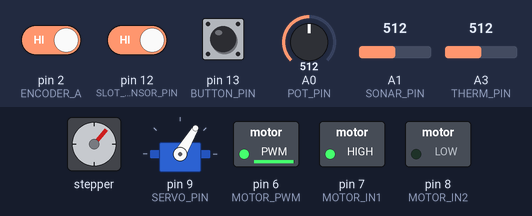
Simulated run of this sketch. Board: Arduino Uno, built for the host (arithmetic inside an expression is 32-bit, double 64-bit). Shown: stepper motor, servo, switched loads named in the sketch (green lamp = pin HIGH). Wiring (inferred from the names in the program): stepper motor driver (200 steps per turn assumed): step pin 10; direction pin 11. Inputs (shaded band) come from the test bench; at power-on: A0 (POT_PIN) = 512, A3 (THERM_PIN) = 512, pin 13 (BUTTON_PIN) HIGH, pin 2 (ENCODER_A) HIGH, pin 12 (SLOT_SENSOR_PIN) HIGH, A1 (SONAR_PIN) = 512. Pins used as bus, display or sensor lines are not drawn.

Above: at 1.2 s.
1.3 s: A0 (POT_PIN) set to 900
At 2.2 s:
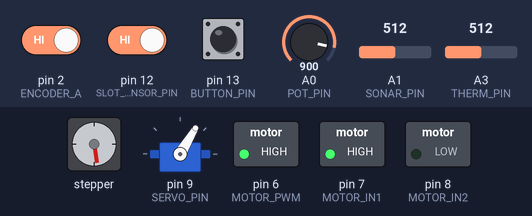
3.4 s: A3 (THERM_PIN) set to 716
At 3.7 s:
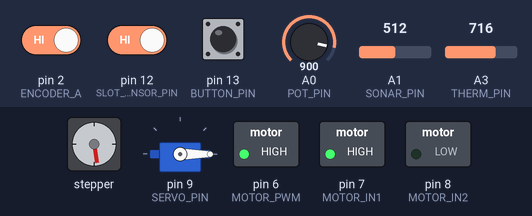
4.9 s: A0 (POT_PIN) set to 511
At 6.4 s:
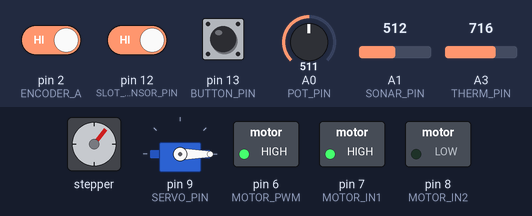
7.0 s: pin 13 (BUTTON_PIN) pulled LOW for 0.15 s
At 7.4 s:
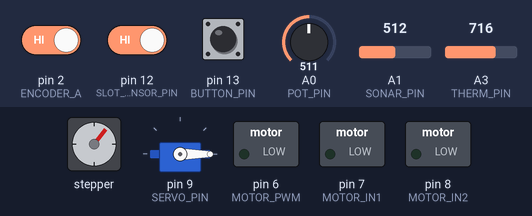
8.6 s: pin 13 (BUTTON_PIN) pulled LOW for 1 s
At 8.78 s:
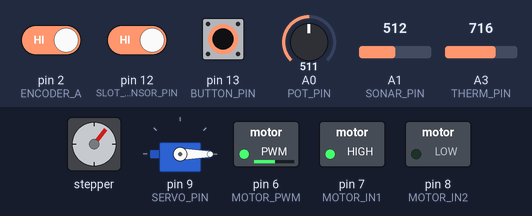
11.6 s: A3 (THERM_PIN) set to 511
At 12.5 s:
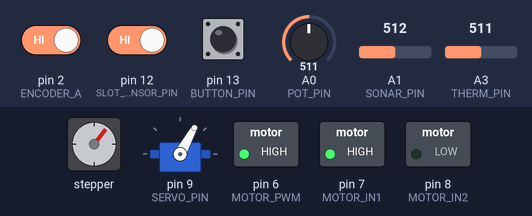
Timing chart, 0 to 14.1 s (numbered marks = the images above; inputs shaded):
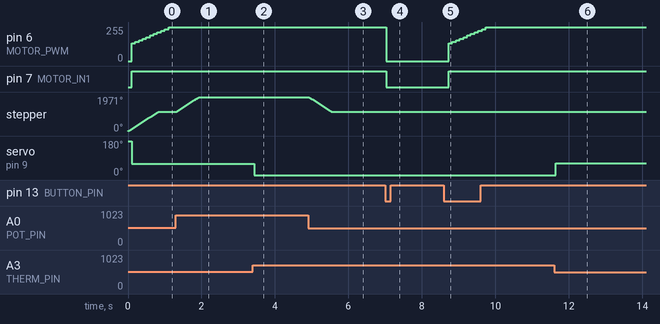

The sketch:

smcl_integrated.ino
```cpp
/*
  Standalone Arduino Uno sketch. Open this file in its own sketch folder;
  do not add it as a tab to smcl (which has its own setup/loop/controllers).
  Libraries: Servo, SparkFun VL53L1X 4m Laser Distance Sensor.

  D13 -> push-button -> GND, INPUT_PULLUP. A debounced falling edge toggles
  modes; the Uno uses a pin-change interrupt to retain presses between loop polls.
  SENSOR_CONTROL (initial mode) / UI_CONTROL. No delays in the main loop.
  Sensor mode: pot -> stepper, thermistor -> servo, ultrasonic -> DC RPM.
  UI mode (115200 baud, newline terminated):
    SER:0..90              absolute servo angle in degrees
    STP:+:0..32767         relative stepper move in degrees (also STP:-:...)
    DCM:P:+:0..32767       relative DC shaft rotation in degrees (also -)
    DCM:V:+:0..60          signed DC shaft RPM (also -); V with 0 stops
  Motor commands are ignored in sensor mode. Switching modes cancels pending
  stepper travel and stops the DC motor; the servo holds until its next target.
  Every accepted DC command zeros the encoder and starts a new relative origin.
  Sensor requests work in BOTH modes: REQ:POT/THERM/ULTR/SLOT/TOF/DCE/DCR/DES_RPM/UIMODE/STA.
  STA is the stepper angle actually moved (degrees) since the last accepted STP command.
  UIMODE is boolean: 1 = UI control, 0 = sensor control (D13 button state).
  ULT reports raw 10-bit ADC counts; the UI converts counts to meters.
  SLOT reports integer RPM, 0..4095, using a local three-blade counter.
  DCE is signed encoder counts since the last DC command (90 per revolution).
  DES_RPM is commanded shaft RPM (the filtered ultrasonic target in sensor mode).
  DCR is measured shaft RPM; TOF is -1
  when unavailable/invalid. Only protocol replies are written to Serial.

  Wiring retained from smcl: A0 pot, A1 sonar, A3 thermistor, A4/A5 I2C,
  D2/D3 encoder, D6 PWM, D7/D8 bridge direction, D9 servo,
  D10/D11 stepper step/direction, D12 slot sensor.
*/
#include <Arduino.h>
#include <Servo.h>
#include <Wire.h>
#include <SparkFun_VL53L1X.h>
#include <math.h>
#include <string.h>
#if defined(__AVR_ATmega328P__)
#include <avr/interrupt.h>
#include <util/atomic.h>
#endif

// Local slot RPM counter, based on the original smcl implementation.
int slotReading();
#define SLOT_SENSOR_PIN 12

const unsigned long SLOT_WINDOW_MS = 1000;

int slotPrevState = 0;
unsigned long slotCount = 0;
unsigned long slotWindowStartMs = 0;
int slotRPM = 0;
const int SLOT_BLADES = 3;

void slotSetup() {
  pinMode(SLOT_SENSOR_PIN, INPUT_PULLUP);
  slotPrevState = slotReading();  // avoid a false count on the first loop
  slotCount = 0;
  slotRPM = 0;
  slotWindowStartMs = millis();
}

int slotReading() {
  if (digitalRead(SLOT_SENSOR_PIN) == HIGH) {
    return 1; // blocked means 1 (detected a reading)
  } else {
    return 0; // open means that its not reading anything 0
  }
}

// call every loop()
void slotUpdate() {
  int current = slotReading();

  if (slotPrevState == 0 && current == 1) {
    slotCount++;
  }
  slotPrevState = current;

  unsigned long now = millis();
  unsigned long elapsed = now - slotWindowStartMs;
  if (elapsed >= SLOT_WINDOW_MS) {
    // Three rising edges per revolution; account for the actual window length.
    float rpm = slotCount * 60000.0f / (SLOT_BLADES * (float)elapsed);
    slotRPM = (int)lround(constrain(rpm, 0.0f, 4095.0f));
    slotCount = 0;
    slotWindowStartMs = now;
  }
}

int slotHandleRequest() {
  return slotRPM;
}

const uint8_t BUTTON_PIN = 13;
const unsigned long DEBOUNCE_MS = 30;
enum ControlMode { SENSOR_CONTROL, UI_CONTROL };
ControlMode controlMode = SENSOR_CONTROL;
volatile uint8_t buttonRaw = HIGH;
volatile uint8_t buttonStable = HIGH;
volatile unsigned long buttonChangedMs = 0;
volatile uint8_t buttonPendingPresses = 0;

const uint8_t POT_PIN = A0, SONAR_PIN = A1, THERM_PIN = A3;
const uint8_t ENCODER_A = 2, ENCODER_B = 3;
const uint8_t MOTOR_PWM = 6, MOTOR_IN1 = 7, MOTOR_IN2 = 8;
const uint8_t SERVO_PIN = 9, STEP_PIN = 10, DIR_PIN = 11;
const float SERVO_MAX_DEG = 90.0f;
const float ENCODER_CPR = 90.0f;
const float DEG_PER_STEP = 360.0f / (200L * 8);
const unsigned long STEP_INTERVAL_US = 1000;

Servo servo;
SFEVL53L1X tof;
bool tofOk = false, tofValid = false;
int tofRawMm = -1;
float tofFilteredMm = -1;
int potRaw = 0, thermRaw = 0, sonarRaw = 0;
float sonarFilteredMm = 0;
float servoDeg = 90;
unsigned long lastSensorMs = 0, lastServoMs = 0, lastStepUs = 0;
long stepperPos = 0, stepperTarget = 0;
long stepperGuiMovedSteps = 0;
volatile long encoderCount = 0;
long previousEncoderCount = 0;
float actualAngleDeg = 0, actualRPM = 0;

// Same informational scene classification as FusionUltrasonicPID.
enum Scene { SCENE_CLEAR, SCENE_SOLID, SCENE_TRANSPARENT, SCENE_SMOKE };
Scene candidate = SCENE_CLEAR, confirmed = SCENE_CLEAR;
uint8_t streak = 0;
bool nearLatched = false;

enum DcMode { DC_IDLE, DC_POSITION, DC_VELOCITY };
DcMode dcMode = DC_VELOCITY;
float targetAngleDeg = 0, targetRPM = 0;
struct PID {
  float kp, ki, kd, integral, lastMeasurement, integralLimit;
};
// Keep Arduino's generated prototypes from referring to PID before its definition.
float computePID(PID &pid, float target, float measurement, float dt);
PID posPID = {2.0f, 0.05f, 0.5f, 0, 0, 100};
PID velPID = {2.0f, 2.0f, 0.001f, 0, 0, 200};
unsigned long lastPIDMs = 0;

const uint8_t CMD_MAX = 32;
char cmdBuf[CMD_MAX];
uint8_t cmdLen = 0;
bool cmdOverflow = false;

void encoderISR() {
#if defined(__AVR_ATmega328P__)
  // Uno D3 is PD3: keep the frequent encoder interrupt as short as possible.
  encoderCount += (PIND & _BV(PIND3)) ? 1 : -1;
#else
  encoderCount += digitalRead(ENCODER_B) ? 1 : -1;
#endif
}

long readEncoder() {
  noInterrupts();
  long count = encoderCount;
  interrupts();
  return count;
}

void driveMotor(int pwm) {
  pwm = constrain(pwm, -255, 255);
  digitalWrite(MOTOR_IN1, pwm > 0 ? HIGH : LOW);
  digitalWrite(MOTOR_IN2, pwm < 0 ? HIGH : LOW);
  analogWrite(MOTOR_PWM, abs(pwm));
}

void resetControllers() {
  long count = readEncoder();
  actualAngleDeg = count * 360.0f / ENCODER_CPR;
  previousEncoderCount = count;
  posPID.integral = velPID.integral = 0;
  posPID.lastMeasurement = actualAngleDeg;
  velPID.lastMeasurement = actualRPM;
  lastPIDMs = millis();
}

float computePID(PID &pid, float target, float measurement, float dt) {
  pid.integral += (target - measurement) * dt;
  pid.integral = constrain(pid.integral, -pid.integralLimit, pid.integralLimit);
  float derivative = -(measurement - pid.lastMeasurement) / dt;
  pid.lastMeasurement = measurement;
  return pid.kp * (target - measurement) + pid.ki * pid.integral + pid.kd * derivative;
}

// Called with interrupts masked on the Uno. Only capture/debounce here;
// motor control and Serial always run in loop(), never in an ISR.
void buttonCapture(uint8_t reading, unsigned long now) {
  // Accept the preceding level before recording this edge. This also retains
  // a complete press/release that happened while loop() was busy elsewhere.
  if (buttonRaw != buttonStable && now - buttonChangedMs >= DEBOUNCE_MS) {
    uint8_t previous = buttonStable;
    buttonStable = buttonRaw;
    if (previous == HIGH && buttonStable == LOW && buttonPendingPresses < 255) {
      ++buttonPendingPresses;
    }
  }
  if (reading != buttonRaw) {
    buttonRaw = reading;
    buttonChangedMs = now;
  }
}

#if defined(__AVR_ATmega328P__)
ISR(PCINT0_vect) {
  buttonCapture((PINB & _BV(PINB5)) ? HIGH : LOW, millis());
}
#endif

void buttonUpdate() {
  uint8_t presses;
#if defined(__AVR_ATmega328P__)
  ATOMIC_BLOCK(ATOMIC_RESTORESTATE) {
    buttonCapture((PINB & _BV(PINB5)) ? HIGH : LOW, millis());
    presses = buttonPendingPresses;
    buttonPendingPresses = 0;
  }
#else
  buttonCapture(digitalRead(BUTTON_PIN), millis());
  presses = buttonPendingPresses;
  buttonPendingPresses = 0;
#endif
  while (presses > 0) {
    --presses;
    controlMode = controlMode == SENSOR_CONTROL ? UI_CONTROL : SENSOR_CONTROL;
    stepperTarget = stepperPos;
    driveMotor(0);
    targetRPM = 0;
    dcMode = controlMode == UI_CONTROL ? DC_IDLE : DC_VELOCITY;
    resetControllers();
  }
}

void servoSetDeg(float degrees) {
  servoDeg = constrain(degrees, 0.0f, SERVO_MAX_DEG);
  servo.writeMicroseconds(1050 + (int)(servoDeg * 900.0f / SERVO_MAX_DEG));
}

float thermCelsius(int adc) {
  adc = constrain(adc, 1, 1022);
  float resistance = 10000.0f * adc / (1023.0f - adc);
  return 1.0f / (1.0f / 298.15f + log(resistance / 10000.0f) / 3220.0f) - 273.15f;
}

float distanceRPM(float mm) {
  if (mm >= 1000) return 60;
  if (mm <= 150) return 5;
  return 5 + (mm - 150) * 55.0f / 850.0f;
}

void sensorsUpdate() {
  if (tofOk && tof.checkForDataReady()) {
    tofRawMm = tof.getDistance();
    tofValid = tof.getRangeStatus() == 0;
    tof.clearInterrupt();
    if (tofValid) {
      tofFilteredMm = tofFilteredMm < 0 ? tofRawMm
          : 0.4f * tofRawMm + 0.6f * tofFilteredMm;
    }
  }
  unsigned long now = millis();
  if (now - lastSensorMs < 50) return;
  lastSensorMs = now;
  potRaw = analogRead(POT_PIN);
  long sum = 0;
  for (uint8_t i = 0; i < 16; ++i) sum += analogRead(THERM_PIN);
  thermRaw = sum / 16;
  sonarRaw = analogRead(SONAR_PIN);
  sonarFilteredMm = 0.3f * sonarRaw * 12.7f + 0.7f * sonarFilteredMm;

  int threshold = nearLatched ? 400 : 300;
  bool usNear = sonarFilteredMm < threshold;
  bool tofNear = tofValid && tofFilteredMm >= 0 && tofFilteredMm < threshold;
  Scene scene = usNear ? (tofNear ? SCENE_SOLID : SCENE_TRANSPARENT)
                       : (tofNear ? SCENE_SMOKE : SCENE_CLEAR);
  if (scene != candidate) { candidate = scene; streak = 1; }
  else if (streak < 3) ++streak;
  if (streak >= 3) confirmed = candidate;
  nearLatched = confirmed == SCENE_SOLID || confirmed == SCENE_TRANSPARENT;
}

void sensorControlUpdate() {
  if (controlMode != SENSOR_CONTROL) return;
  stepperTarget = lround(potRaw * (280.0f / 1023.0f) / DEG_PER_STEP);
  targetRPM = distanceRPM(sonarFilteredMm);
  dcMode = DC_VELOCITY;
  if (millis() - lastServoMs >= 100) {
    lastServoMs = millis();
    float target = constrain((thermCelsius(thermRaw) - 20.0f) * (SERVO_MAX_DEG / 15.0f),
                             0.0f, SERVO_MAX_DEG);
    if (fabs(target - servoDeg) >= 2.0f) servoSetDeg(target);
  }
}

void stepperUpdate() {
  if (stepperPos == stepperTarget || micros() - lastStepUs < STEP_INTERVAL_US) return;
  lastStepUs = micros();
  bool forward = stepperTarget > stepperPos;
  digitalWrite(DIR_PIN, forward ? HIGH : LOW);
  delayMicroseconds(2); // driver direction setup time
  digitalWrite(STEP_PIN, HIGH);
  delayMicroseconds(2);
  digitalWrite(STEP_PIN, LOW);
  stepperPos += forward ? 1 : -1;
  if (controlMode == UI_CONTROL) stepperGuiMovedSteps += forward ? 1 : -1;
}

void dcUpdate() {
  unsigned long now = millis();
  unsigned long interval = dcMode == DC_POSITION ? 20 : 100;
  if (now - lastPIDMs < interval) return;
  float dt = (now - lastPIDMs) / 1000.0f;
  lastPIDMs = now;
  long count = readEncoder();
  actualAngleDeg = count * 360.0f / ENCODER_CPR;
  actualRPM = (count - previousEncoderCount) * 60.0f / (ENCODER_CPR * dt);
  previousEncoderCount = count;
  float output = 0;
  if (dcMode == DC_POSITION) {
    if (fabs(targetAngleDeg - actualAngleDeg) <= 1.0f) {
      posPID.integral = 0;
      posPID.lastMeasurement = actualAngleDeg;
    } else {
      output = computePID(posPID, targetAngleDeg, actualAngleDeg, dt);
      if (output > 0) output = max(output, 35.0f);
      else if (output < 0) output = min(output, -35.0f);
    }
  } else if (dcMode == DC_VELOCITY && targetRPM != 0) {
    output = computePID(velPID, targetRPM, actualRPM, dt);
    // The original distance controller only drives forward.
    if (controlMode == SENSOR_CONTROL) output = max(output, 0.0f);
  } else {
    velPID.integral = 0;
    velPID.lastMeasurement = actualRPM;
  }
  driveMotor((int)constrain(output, -255.0f, 255.0f));
}

// Strictly parse unsigned decimal payloads; reject partial or out-of-range input.
bool parseValue(const char *arg, unsigned int limit, unsigned int &value) {
  if (*arg < '0' || *arg > '9') return false;
  unsigned long result = 0;
  while (*arg) {
    if (*arg < '0' || *arg > '9') return false;
    result = result * 10 + (*arg++ - '0');
    if (result > limit) return false;
  }
  value = (unsigned int)result;
  return true;
}

void reply(const char *header, long value) {
  Serial.print(header);
  Serial.println(value);
}

void handleRequest(const char *cmd) {
  if (strcmp(cmd, "REQ:POT") == 0) reply("POT:", potRaw);
  else if (strcmp(cmd, "REQ:THERM") == 0) reply("TRM:", thermRaw);
  else if (strcmp(cmd, "REQ:ULTR") == 0) reply("ULT:", sonarRaw);
  else if (strcmp(cmd, "REQ:SLOT") == 0) reply("SLT:", slotHandleRequest());
  else if (strcmp(cmd, "REQ:TOF") == 0) reply("TOF:", tofValid ? tofRawMm : -1);
  else if (strcmp(cmd, "REQ:UIMODE") == 0) reply("UIMODE:", controlMode == UI_CONTROL);
  else if (strcmp(cmd, "REQ:STA") == 0) {
    Serial.print("STA:");
    Serial.println(stepperGuiMovedSteps * DEG_PER_STEP, 3);
  }
  else if (strcmp(cmd, "REQ:DCE") == 0) {
    reply("DCE:", readEncoder());
  } else if (strcmp(cmd, "REQ:DCR") == 0) {
    Serial.print("DCR:");
    Serial.println(actualRPM, 2);
  } else if (strcmp(cmd, "REQ:DES_RPM") == 0) {
    Serial.print("DES_RPM:");
    Serial.println(targetRPM, 2);
  } else if (controlMode == UI_CONTROL) {
    unsigned int value;
    size_t length = strlen(cmd);
    if (strncmp(cmd, "SER:", 4) == 0 && parseValue(cmd + 4, (unsigned int)SERVO_MAX_DEG, value)) {
      servoSetDeg(value);
    } else if (length >= 7 && strncmp(cmd, "STP:", 4) == 0 &&
               (cmd[4] == '+' || cmd[4] == '-') && cmd[5] == ':' &&
               parseValue(cmd + 6, 32767, value)) {
      // Matches stepperMoveRelDeg: relative to the current physical position.
      float degrees = cmd[4] == '-' ? -(float)value : (float)value;
      stepperTarget = stepperPos + lround(degrees / DEG_PER_STEP);
      stepperGuiMovedSteps = 0;
    } else if (length >= 9 && strncmp(cmd, "DCM:", 4) == 0 &&
               (cmd[4] == 'P' || cmd[4] == 'V') && cmd[5] == ':' &&
               (cmd[6] == '+' || cmd[6] == '-') && cmd[7] == ':' &&
               parseValue(cmd + 8, cmd[4] == 'V' ? 60 : 32767, value)) {
      float signedValue = cmd[6] == '-' ? -(float)value : (float)value;
      driveMotor(0);
      noInterrupts();
      encoderCount = 0;
      interrupts();
      resetControllers();
      if (cmd[4] == 'P') {
        targetAngleDeg = signedValue;
        targetRPM = 0;
        dcMode = DC_POSITION;
      } else {
        targetAngleDeg = 0;
        targetRPM = signedValue;
        dcMode = DC_VELOCITY;
      }
      if (dcMode == DC_VELOCITY && targetRPM == 0) driveMotor(0);
    }
  }
}

void serialUpdate() {
  // Bound each pass so sustained serial input cannot starve stepping/button polls.
  for (uint8_t budget = 0; budget < 64 && Serial.available(); ++budget) {
    char c = Serial.read();
    if (c == '\r') continue;
    if (c == '\n') {
      cmdBuf[cmdLen] = '\0';
      if (!cmdOverflow && cmdLen > 0) handleRequest(cmdBuf);
      cmdLen = 0;
      cmdOverflow = false;
    } else if (!cmdOverflow) {
      if (cmdLen < CMD_MAX - 1) cmdBuf[cmdLen++] = c;
      else cmdOverflow = true; // discard the entire line, never execute a prefix
    }
  }
}

void setup() {
  Serial.begin(115200);
  pinMode(BUTTON_PIN, INPUT_PULLUP);
  buttonRaw = buttonStable = digitalRead(BUTTON_PIN);
  buttonChangedMs = millis();
  buttonPendingPresses = 0;
#if defined(__AVR_ATmega328P__)
  ATOMIC_BLOCK(ATOMIC_RESTORESTATE) {
    PCMSK0 |= _BV(PCINT5); // D13/PB5; D10..D12 output activity is not enabled.
    PCIFR = _BV(PCIF0);
    PCICR |= _BV(PCIE0);
  }
#endif
  pinMode(SONAR_PIN, INPUT);
  slotSetup();
  pinMode(ENCODER_A, INPUT_PULLUP);
  pinMode(ENCODER_B, INPUT_PULLUP);
  pinMode(MOTOR_PWM, OUTPUT);
  pinMode(MOTOR_IN1, OUTPUT);
  pinMode(MOTOR_IN2, OUTPUT);
  pinMode(STEP_PIN, OUTPUT);
  pinMode(DIR_PIN, OUTPUT);
  driveMotor(0);
  attachInterrupt(digitalPinToInterrupt(ENCODER_A), encoderISR, RISING);
  servo.attach(SERVO_PIN, 1050, 1950);
  servoSetDeg(90);

  Wire.begin();
#if defined(WIRE_HAS_TIMEOUT)
  Wire.setWireTimeout(3000, true);
#endif
  tofOk = tof.begin() == 0;
  if (tofOk) {
    tof.setDistanceModeLong();
    tof.setTimingBudgetInMs(50);
    tof.setIntermeasurementPeriod(50);
    tof.startRanging();
  }
  // Sonar's power-on calibration can finish while the loop services serial.
  sonarRaw = analogRead(SONAR_PIN);
  sonarFilteredMm = sonarRaw * 12.7f;
  lastSensorMs = millis() - 50;
  sensorsUpdate();
  resetControllers();
}

void loop() {
  buttonUpdate();
  slotUpdate();
  serialUpdate();
  sensorsUpdate();
  sensorControlUpdate();
  stepperUpdate();
  dcUpdate();
}
```

Measured:
- after the input at 1.3 s, stepper: turns 850° clockwise in 0.62 s, starting at once
- after the input at 3.4 s, servo on pin 9 (SERVO_PIN): 59° → 0° at once
- after the input at 4.9 s, stepper: turns 852° counter-clockwise in 0.62 s, starting at once
- after the input at 7.0 s, pin 6 (MOTOR_PWM): 255/255 → 0/255 at once; pin 7 (MOTOR_IN1): HIGH → LOW at once
- after the input at 8.6 s, pin 6 (MOTOR_PWM): moves from 0/255 to 255/255 over 1.1 s, starting after 0.13 s; pin 7 (MOTOR_IN1): LOW → HIGH after 0.13 s
- after the input at 11.6 s, servo on pin 9 (SERVO_PIN): 0° → 61° at once
- by itself, stepper: turns 1121° clockwise in 0.82 s
